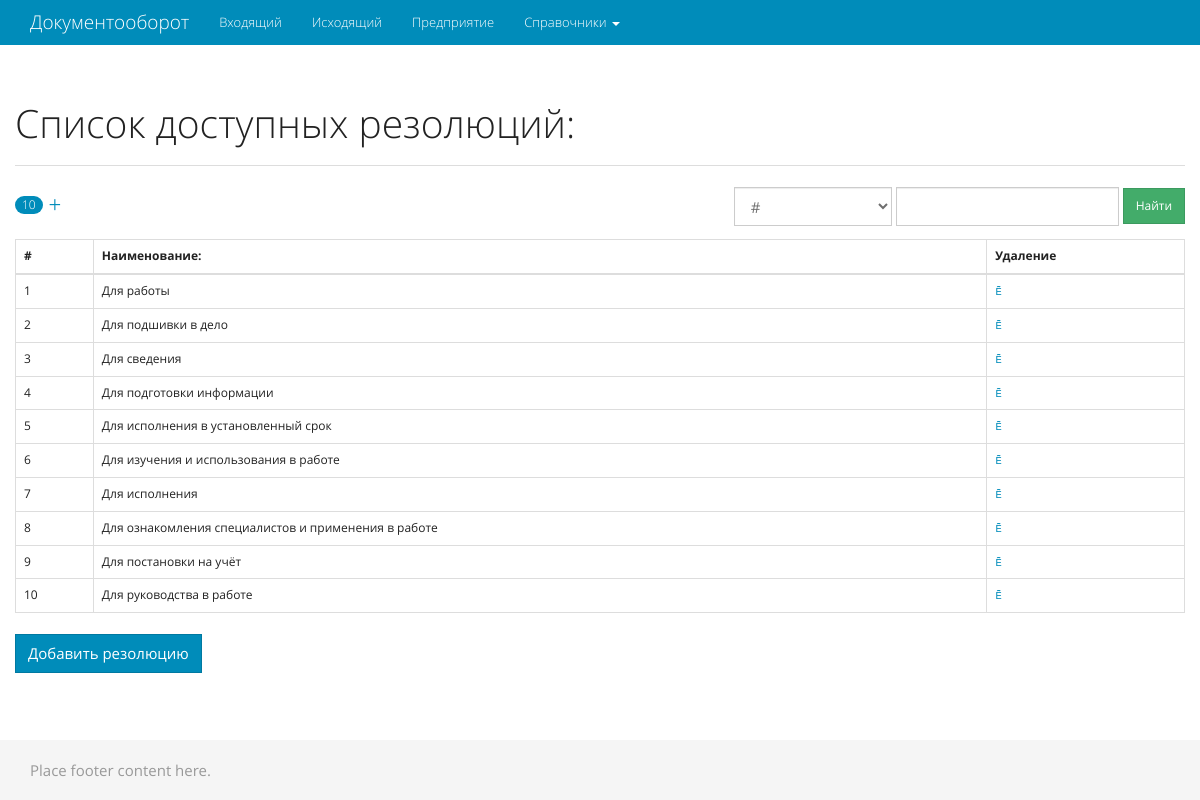
Page /workflow/resolutions/ on the committed database.
### documents/models.py (models this page shows, shortened)
class Resolution(models.Model):
    title = models.CharField(max_length=200)
    class Meta:
        verbose_name = 'Резолюция'
        verbose_name_plural = 'Резолюции, накладываемые на документы'

### documents/controllers.py (the view, shortened to what this page needs)
class ResolutionsController(ListView, FormMixin):
    model = Resolution
    context_object_name = 'resolutions'
    template_name = 'documents/resolutions/list.html'
    form_class = ResolutionForm
    def __init__(self, **kwargs):
        super().__init__(**kwargs)
        self.search_form = None
        self.create_form = None
    def get(self, request, *args, **kwargs):
        form_class = self.get_form_class()
        self.create_form = self.get_form(form_class)
        self.object_list = self.get_queryset()
        context = self.get_context_data(object_list=self.object_list, create_form=self.create_form)
        return self.render_to_response(context)
    def get_context_data(self, **kwargs):
        context = super(ResolutionsController, self).get_context_data(**kwargs)
        context['create_form'] = self.create_form
        context['search_form'] = self.search_form
        return context
    def dispatch(self, request, *args, **kwargs):
        self.search_form = ResolutionSearchForm(request.GET)
        self.search_form.is_valid()
        return super(ResolutionsController, self).dispatch(request, *args, **kwargs)
    def get_queryset(self):
        queryset = Resolution.objects.all()
        if self.search_form.cleaned_data.get('search'):
            queryset = queryset.filter(title__icontains=self.search_form.cleaned_data['search'])
        if self.search_form.cleaned_data.get('sorted_by'):
            queryset = queryset.order_by(self.search_form.cleaned_data.get('sorted_by'))
        return queryset

### documents/forms.py (shortened to what this page needs)
class ResolutionForm(forms.ModelForm):
    title = forms.CharField(label='Текст резолюции', max_length=250)
    class Meta:
        model = Resolution
        fields = ('title',)

class ResolutionSearchForm(forms.Form):
    SORTED_FIELDS = (
        ('id', '#'),
        ('title', 'Наименование')
    )
    sorted_by = forms.ChoiceField(
        choices=SORTED_FIELDS,
        required=False,
        widget=forms.Select(attrs={'class': 'form-control'})
    )
    search = forms.CharField(
        required=False,
        widget=forms.TextInput(attrs={'class': 'form-control'})
    )

### documents/templates/documents/resolutions/list.html (shortened to what this page needs)
{% extends 'layouts/application.html' %}
{% load staticfiles %}
{% block content %}
    <div class="page-header">
        <h1>Список доступных резолюций:</h1>
    </div>
    <div class="row">
        <div class="col-md-4 col-lg-4 col-xs-4 col-sm-4">
            <p class="lead">
                <span class="badge">{{ resolutions.count }}</span>
                <a href="#" id="switch_resolution_form" class="resolution-form">
                    <span class="glyphicon glyphicon-plus"></span>
                </a>
            </p>
        </div>
        <div class="col-md-8 col-lg-8 col-xs-8 col-sm-8">
            {% include 'documents/resolutions/search.html' %}
        </div>
    </div>
    <table class="table table-bordered table-hover">
        <thead>
            <tr>
                <th>#</th>
                <th>Наименование:</th>
                <th>Удаление</th>
            </tr>
        </thead>
        <tbody>
            {% for resolution in resolutions %}
            <tr>
                <td>{{ resolution.id }}</td>
                <td>{{ resolution.title }}</td>
                <td>
                    <a href="{% url 'delete_resolution' pk=resolution.id %}" id="delete_resolution" data-confirm="true">
                        <span class="glyphicon-trash"></span>
                    </a>
                </td>
            </tr>
            {% empty %}
                <code>Резолюции ещё не добавленны!</code>
            {% endfor %}
        </tbody>
    </table>
    <a href="#" id="resolution_form_control" class="btn btn-primary">Добавить резолюцию</a>
{% endblock %}

### templates/layouts/application.html (shortened to what this page needs)
{% load staticfiles %}
<!DOCTYPE html>
<html lang="en">
  <head>
    <link href="{% static 'css/cdn/bootstrap-yeti.css' %}" rel="stylesheet">
    <link href="{% static 'css/sticky-footer-navbar.css' %}" rel="stylesheet">
    <link href="{% static 'css/app.css' %}" rel="stylesheet">
  </head>
  <body>
    {% include 'partials/header.html' %}
    <div class="container">
        <div class="row">
            {% block content %}{% endblock %}
        </div>
    </div>
    {% include 'partials/footer.html' %}
  </body>
</html>

### templates/partials/header.html (shortened to what this page needs)
<nav class="navbar navbar-inverse navbar-fixed-top">
  <div class="container">
    <div class="navbar-header">
      <a class="navbar-brand" href="{% url 'documents' %}">Документооборот</a>
    </div>
    <div id="navbar" class="collapse navbar-collapse">
      <ul class="nav navbar-nav">
        <li><a href="{% url 'incoming' %}">Входящий</a></li>
        <li><a href="{% url 'outbound' %}">Исходящий</a></li>
        <li><a href="{% url 'enterprise' %}">Предприятие</a></li>
        <li class="dropdown">
          <a href="#" class="dropdown-toggle" data-toggle="dropdown" role="button" aria-haspopup="true" aria-expanded="false">Справочники <span class="caret"></span></a>
        </li>
      </ul>
    </div>
  </div>
</nav>

### documents/templates/documents/resolutions/search.html
<div class="pull-right" id="search_form">
    <form method="GET" action="" class="form-inline">
        {% for field in search_form %}
            {{ field }}
        {% endfor %}
        <input type="submit" class="save btn btn-sm btn-success" value="Найти">
    </form>
</div>

### templates/partials/footer.html
<footer class="footer">
    <div class="container">
        <p class="text-muted">Place footer content here.</p>
    </div>
</footer>

### assets/css/sticky-footer-navbar.css (style rules this page uses)
html { position: relative; min-height: 100%; }
body { margin-bottom: 60px; }
.footer { position: absolute; bottom: 0; width: 100%; height: 60px; background-color: #f5f5f5; }
body > .container { padding: 60px 15px 0; }
.container .text-muted { margin: 20px 0; }
.footer > .container { padding-right: 15px; padding-left: 15px; }

### rows in the picture
Resolution: id "1", title "Для работы"
Resolution: id "2", title "Для подшивки в дело"
Resolution: id "3", title "Для сведения"
Resolution: id "4", title "Для подготовки информации"
Resolution: id "5", title "Для исполнения в установленный срок"
Resolution: id "6", title "Для изучения и использования в работе"
Resolution: id "7", title "Для исполнения"
Resolution: id "8", title "Для ознакомления специалистов и применения в работе"
Resolution: id "9", title "Для постановки на учёт"
Resolution: id "10", title "Для руководства в работе"

### other values in the picture
{{ resolutions.count }} "10"
